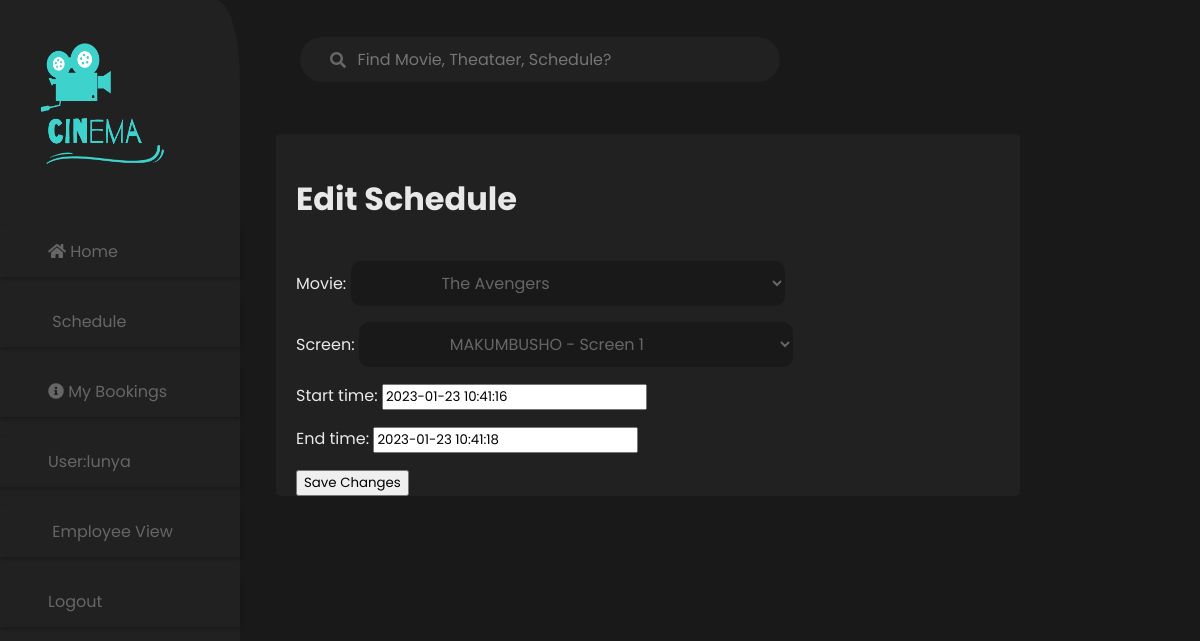
The page /landofcinema/edit_schedule/5/ (signed in) on the database its author committed.
### landofcinema/models.py (models this page shows, shortened)
class Schedule(models.Model):
    movie = models.ForeignKey(Movie, on_delete=models.CASCADE)
    screen = models.ForeignKey(Screen, on_delete=models.CASCADE)
    start_time = models.DateTimeField()
    end_time = models.DateTimeField()

### landofcinema/views.py (the view)
# urls.py: path('edit_schedule/<int:schedule_id>/', views.schedule_edit, name='schedule_edit_admin'),
def schedule_edit(request, schedule_id):
    schedule = Schedule.objects.get(pk=schedule_id)
    if not request.user.groups.filter(name='Employee').exists():
        return redirect('index')
    if request.method == 'POST':
        form = ScheduleForm(request.POST, instance=schedule)
        if form.is_valid():
            form.save()
            return redirect('schedule_list_admin')
    else:
        form = ScheduleForm(instance=schedule)
    return render(request, 'schedule_edit.html', {'form': form})

### landofcinema/forms.py
class ScheduleForm(ModelForm):
    class Meta:
        model = Schedule
        fields = ['movie', 'screen', 'start_time', 'end_time']

### landofcinema/models.py (called while the page is built)
    def __str__(self):
        return self.title

    def __str__(self):
        return self.name

    def __str__(self):
        return f"{self.theater} - Screen {self.screen_number}"

### landofcinema/templates/schedule_edit.html (shortened to what this page needs)
{% extends 'base_generic.html' %}
{% block content %}
    <h1>Edit Schedule</h1>
    <form method="post" novalidate>
        {{ form.as_p }}
        <input type="submit" value="Save Changes">
    </form>
{% endblock %}

### landofcinema/templates/base_generic.html (shortened to what this page needs)
<!DOCTYPE html>
<html lang="en">
<head>
  {%load static%}
    <link href="{% static 'css/styles.css' %}" rel="stylesheet">
    <link rel="stylesheet" href="https://use.fontawesome.com/releases/v5.5.0/css/all.css">
</head>
<body>
    <div class="nav-bar1">
        <img class="logo" src="{% static 'images/logo.png' %}">
            <ul class="sidebar-1">
                <li>
                    <i class="fa fa-home" aria-hidden="true"></i>
                    <a href="{% url 'index' %}">Home</a>
                </li>
                <li>
                    <a href="{% url 'view_schedule'%}">Schedule</a>
                </li>
                <li>
                    <i class="fa fa-info-circle" aria-hidden="true"></i>
                    <a href="{% url 'view_bookings' %}">My Bookings</a>
                </li>
                {%if user.is_authenticated%}</li>
                <li>User:{{user.get_username}}</li>
                {% if user.userprofile.is_employee %}
                <li>
                  <a href="{% url 'employee_view' %}">Employee View</a>
                </li>
              {% endif %}
                <li>
                    <a href="{% url 'logout' %}?next={{request.path }}">Logout</a></li>
                {%else%}
                <li><a href="{% url 'login' %}?next={{request.path}}">Login</a></li>
                {% endif %}
            </ul>
    </div>
    <div class="content-bar">
        <form class="search-container" action="{% url 'search_schedules' %}" method="get">
            <input type="text" id="search-bar" placeholder="Find Movie, Theataer, Schedule?">
            <i class="fa fa-search search-icon" aria-hidden="true"></i>
        </form>
        <div class="link"  style="padding-left:20px; padding-top:20px">
        {% block content%} {% endblock %}
    </div>
</body>
</html>

### landofcinema/static/css/styles.css (style rules this page uses)
* { font-family: 'Poppins', sans-serif; }
* { box-sizing: border-box; }
body { height: 100%; width: 100%; background-color: #191919; display:flex; flex-direction: row; margin:0; padding:0; border:0 }
.nav-bar1 { position:fixed; width:20%; height: 100%; border-radius: 10%; background-color:#212121; }
.logo { height: 200px; width:175px; }
.sidebar-1 { margin:0; padding:0; border:0; }
.sidebar-1>li { display: inline-block; color: #666666; list-style: none; display:block; height: 10%; left: 0%; right: 85.05%; top: 18.23%; bottom: 73.01%; box-shadow: 0px 2px 4px rgba(0, 0, 0, 0.25); height: 50px; width: 100%; left: 0px; top: 179px; border-radius: 0px; padding:5% 20%; margin-top:20px; }
a { text-decoration: none; color: #666666; }
.content-bar { color: #212121; width: 75%; top:7%; margin:0 15% 0 23%; padding:0; border:0; display: flex; flex-direction: column; }
.search-container { width: 40%; display: block; margin: 0 2%; top:4%; border-color:#212121; position:fixed; z-index: 1; }
#search-bar { background-color: #212121; border-radius: 30px; margin: 0 auto; width: 100%; height: 45px; padding: 0 ; font-size: 1rem; position:relative; margin-top:1%; color:#666666; padding-left:12%; border-color: #212121; border-width: 0; }
.search-icon { position: relative; float: left; top: -30px; left:30px; color: #666666; }
.link { border-radius:30px; color:#E8E8E8; position:relative; margin-top:18%; display:flex; flex-direction: column; padding:0; border:0; background-color: #212121; width:100%; border-radius:1%; }
.booking-div>input, select { position: relative; background-color: #191919; border-radius: 10px; margin: 0 auto; width: 60%; height: 45px; padding: 0 ; font-size: 1rem; position:relative; color:#666666; margin-right: 0px; border-color: #212121; border-width: 0; padding-left:12%; }

### rows shown on the page
Schedule: movie "The Avengers", screen "MAKUMBUSHO - Screen 1", start_time "2023-01-23 10:41:16", end_time "2023-01-23 10:41:18"

### other values the page prints
{{ user.get_username }} "lunya"
